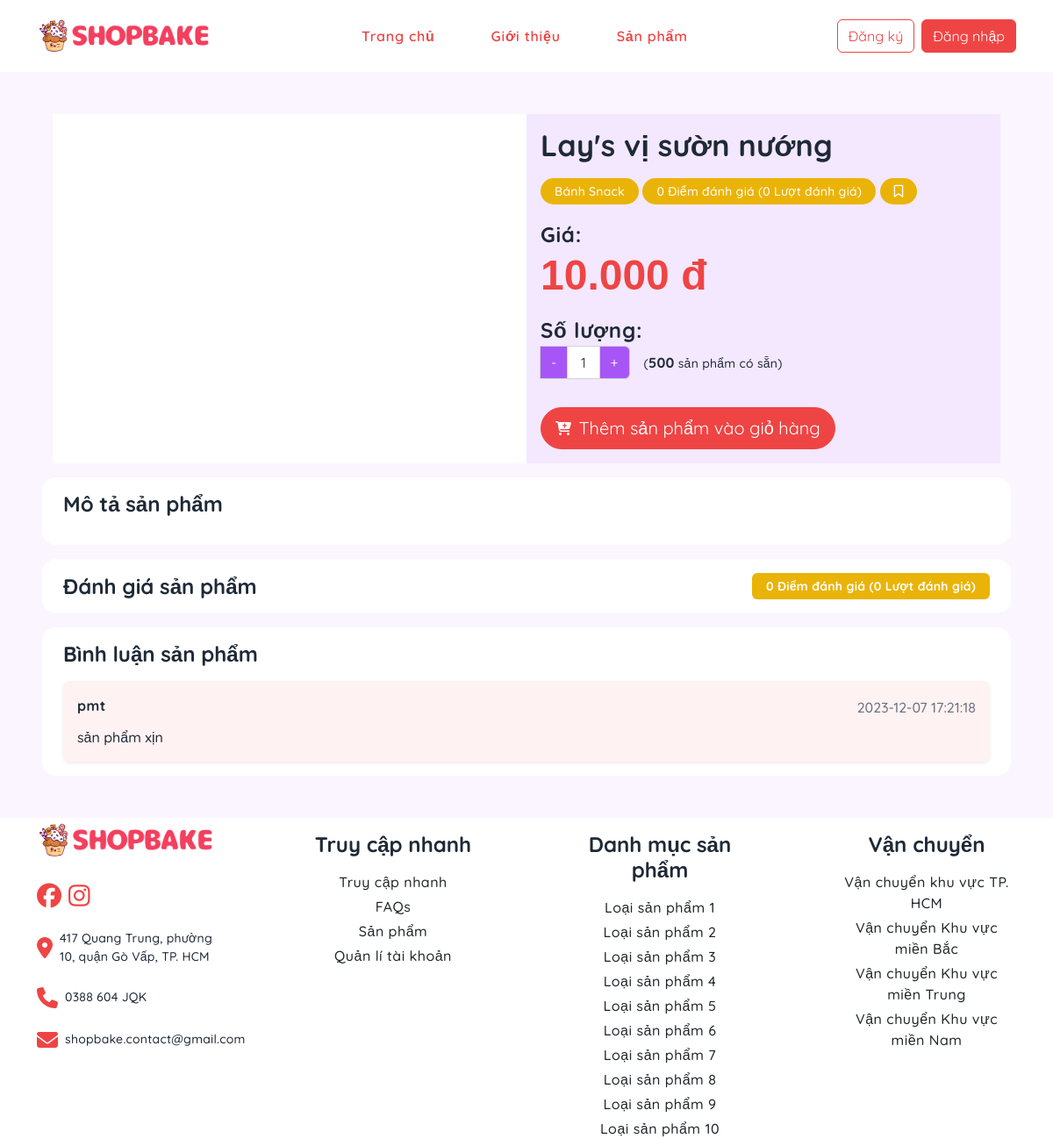
Page /product/details/31 on the committed database.
### tables this page shows
CREATE TABLE `products` (
  `prod_id` int(11) NOT NULL AUTO_INCREMENT,
  `prod_name` varchar(255) NOT NULL,
  `prod_desc` text DEFAULT NULL,
  `prod_price` int(11) NOT NULL,
  `category_id` int(11) NOT NULL,
  `views` int(11) DEFAULT 0,
  `best_sell` enum('0','1') DEFAULT '0',
  `img_path` text NOT NULL,
  `is_delete` enum('0','1') DEFAULT '0',
  PRIMARY KEY (`prod_id`),
  KEY `fk_cat_idx` (`category_id`),
  CONSTRAINT `fk_cat` FOREIGN KEY (`category_id`) REFERENCES `categories` (`category_id`)
);

CREATE TABLE `categories` (
  `category_id` int(11) NOT NULL AUTO_INCREMENT,
  `category_name` varchar(100) NOT NULL,
  `category_desc` text DEFAULT NULL,
  PRIMARY KEY (`category_id`)
);

CREATE TABLE `product_stocks` (
  `prod_id` int(11) NOT NULL,
  `quantity` int(11) NOT NULL,
  `last_update` timestamp NULL DEFAULT current_timestamp(),
  PRIMARY KEY (`prod_id`),
  CONSTRAINT `fk_prod` FOREIGN KEY (`prod_id`) REFERENCES `products` (`prod_id`)
);

CREATE TABLE `product_comments` (
  `comment_id` int(11) NOT NULL AUTO_INCREMENT,
  `prod_id` int(11) NOT NULL,
  `user_id` int(11) NOT NULL,
  `comment_text` text DEFAULT NULL,
  `comment_time` timestamp NOT NULL DEFAULT current_timestamp(),
  PRIMARY KEY (`comment_id`),
  KEY `fk_prod_cmt_idx` (`prod_id`),
  KEY `fk_user_cmt_idx` (`user_id`),
  CONSTRAINT `fk_prod_cmt` FOREIGN KEY (`prod_id`) REFERENCES `products` (`prod_id`),
  CONSTRAINT `fk_user_cmt` FOREIGN KEY (`user_id`) REFERENCES `users` (`user_id`)
);

CREATE TABLE `users` (
  `user_id` int(11) NOT NULL AUTO_INCREMENT,
  `email` varchar(255) NOT NULL,
  `username` varchar(50) NOT NULL,
  `fullname` varchar(255) NOT NULL,
  `password` varchar(255) NOT NULL,
  `role` enum('member','admin') NOT NULL DEFAULT 'member',
  `regis_date` timestamp NULL DEFAULT current_timestamp(),
  `is_active` enum('active','disable','delete') NOT NULL DEFAULT 'active',
  `address` varchar(255) DEFAULT NULL,
  PRIMARY KEY (`user_id`),
  UNIQUE KEY `users_pk` (`username`),
  UNIQUE KEY `users_pk2` (`email`)
);

### app/controllers/BaseController.php (called while the page is built, shortened)
<?php
class BaseController
{
    protected function view($viewPath, array $params = [])
    {
        $newViewPath = self::VIEW_FOLDER . "/" . str_replace('.', '/', $viewPath) . '.php';
        require $newViewPath;
    }
}
?>

### app/core/Database.php (called while the page is built)
<?php
class Database {
    private $host = DB_HOST;
    private $db_name = DB_NAME;
    private $username = DB_USER;
    private $password = DB_PASS;
    public function getConnection() {
        $conn = null;
        try {
            $conn = new PDO("mysql:host={$this->host};dbname={$this->db_name};charset=utf8mb4", $this->username, $this->password);
            $conn->setAttribute(PDO::ATTR_ERRMODE, PDO::ERRMODE_EXCEPTION);
        } catch (PDOException $e) {
            echo "Connection error: " . $e->getMessage();
        }
        return $conn;
    }
}

### app/models/BaseModel.php (called while the page is built, shortened)
<?php
class BaseModel extends Database
{
    protected $conn;
    public function __construct()
    {
        $this->conn = $this->getConnection();
    }
    public function getAll($table, $limit = null, $arraySelect = ['*'], $conditions = [], $order = null, $likeConditions = [])
    {
        $result = $this->_query($table, $arraySelect, $conditions, $limit, $order, $likeConditions);
        return $result;
    }
    public function getOne($table, $conditions = [], $arraySelect = ['*'])
    {
        $rs = $this->_queryOne($table, $arraySelect, $conditions);
        return $rs;
    }
    public function getTwoTable($table1, $table2, $joinColumn, $table1Select = [], $table2Select = [], $conditions = [], $limit = null, $order = null)
    {
        return $this->_queryWithJoin($table1, $table2, $joinColumn, $table1Select, $table2Select, $conditions, $limit, $order);
    }
    private function _query($table, $arraySelect = ['*'], $conditions = [], $limit = null, $order = null, $likeConditions = [])
    {
        try {
            $column = implode(', ', $arraySelect);
            $sql = "SELECT $column FROM $table";
            if (!empty($conditions)) {
                $sql .= " WHERE ";
                $conditionsArray = [];
                foreach ($conditions as $column => $value) {
                    $conditionsArray[] = "$column = :$column";
                }
                $sql .= implode(' AND ', $conditionsArray);
            }
            $stmt = $this->conn->prepare($sql);
            if (!empty($conditions)) {
                foreach ($conditions as $column => $value) {
                    $stmt->bindValue(":$column", $value);
                }
            }
            $stmt->execute();
            return $stmt->fetchAll(PDO::FETCH_ASSOC);
        } catch (PDOException $e) {
            return false;
        }
    }
    private function _queryOne($table, $arraySelect = ['*'], $conditions = [])
    {
        try {
            $column = implode(', ', $arraySelect);
            $sql = "SELECT $column FROM $table";
            if (!empty($conditions)) {
                $sql .= " WHERE ";
                $conditionsArray = [];
                foreach ($conditions as $column => $value) {
                    $conditionsArray[] = "$column = :$column";
                }
                $sql .= implode(' AND ', $conditionsArray);
            }
            $stmt = $this->conn->prepare($sql);
            if (!empty($conditions)) {
                foreach ($conditions as $column => $value) {
                    $stmt->bindValue(":$column", $value);
                }
            }
            $stmt->execute();
            if ($stmt->rowCount() > 0) {
                return $stmt->fetch(PDO::FETCH_ASSOC);
            } else {
                return [];
            }
        } catch (PDOException $e) {
            echo "Error: " . $e->getMessage();
            return false;
        }
    }
    private function _queryWithJoin($table1, $table2, $joinColumn, $table1Select = [], $table2Select = [], $conditions = [], $limit = null, $order = null)
    {
        try {
            $columns1 = $table1 . '.' . implode(", $table1.", $table1Select);
            $columns2 = $table2 . '.' . implode(", $table2.", $table2Select);
            $sql = "SELECT $columns1, $columns2 FROM $table1
                    JOIN $table2 ON $table1.$joinColumn = $table2.$joinColumn";
            if (!empty($conditions)) {
                $sql .= " WHERE ";
                $conditionsArray = [];
                foreach ($conditions as $column => $value) {
                    $conditionsArray[] = "$table1.$column = :$column";
                }
                $sql .= implode(' AND ', $conditionsArray);
            }
            if ($order !== null) {
                $sql .= " ORDER BY ";
                foreach ($order as $key => $value) {
                    $sql .= " $table1.$key $value,";
                }
                $sql = substr($sql, 0, strlen($sql) - 1);
            }
            if ($limit !== null) {
                $sql .= " LIMIT $limit";
            }
            $stmt = $this->conn->prepare($sql);
            if (!empty($conditions)) {
                foreach ($conditions as $column => $value) {
                    $stmt->bindValue(":$column", $value);
                }
            }
            $stmt->execute();
            return $stmt->fetchAll(PDO::FETCH_ASSOC);
        } catch (PDOException $e) {
            echo "Error: " . $e->getMessage();
            return [];
        }
    }
}
?>

### app/models/ProductModel.php (called while the page is built, shortened)
<?php
class ProductModel extends BaseModel
{
    public function getProductDetails($id)
    {
        $productData = $this->getTwoTable(table1: self::PROD_TABLE, table2: self::CATEGORIES_TABLE,
            joinColumn: "category_id",
            table1Select: [
                "prod_id",
                "prod_name",
                "prod_desc",
                "prod_price",
                "category_id",
                "img_path"
            ], table2Select: [
                "category_name"
            ], conditions: [
                "prod_id" => $id,
            ]);
        return $productData;
    }
    public function getProductStock($productId)
    {
        $prodStock = $this->getOne(table: self::PROD_STOCK_TABLE, conditions: [
            "prod_id" => $productId,
        ]);
        return $prodStock["quantity"];
    }
    public function getComments($id)
    {
        $productComment = $this->getTwoTable(table1: self::PROD_CMT_TABLE, table2: self::USER_TABLE,
            joinColumn: "user_id", table1Select: [
                "comment_id",
                "comment_text",
                "comment_time"
            ],
            table2Select: ["username", "email"], conditions: [
                "prod_id" => $id,
            ], limit: 10, order: ["comment_time" => "desc"]);
        return $productComment;
    }
}

### app/models/RateModel.php (called while the page is built, shortened)
<?php
class RateModel extends BaseModel
{
    public function getRateScore($productId) {
        $listRate = $this->getAll(table: self::RATES_TABLE,conditions: [
            "prod_id" => $productId,
        ]);
        if (empty($listRate)) {
            return [
                "score" => 0,
                "count" => 0,
            ];
        }
        $score = 0;
        $count = 0;
        return [
            "score" => $score/$count,
            "count" => $count,
        ];
    }
}

### app/views/product/viewDefault.php (the view, shortened to what this page needs)
<main class="container-fluid d-flex flex-column justify-content-center align-items-center gap-3 p-5">
    <div class="container-lg row row-cols-xl-2 row-cols-lg-1 round-16">
        <div class="bg-white d-flex justify-content-center align-items-center p-5">
        </div>
        <div class="p-3 d-flex flex-column gap-3" style="background-color: var(--purple-100)">
            <div class="product-header d-flex flex-column gap-2">
                <h2 class="heading-2"><?php echo $productData["prod_name"] ?></h2>
                <div>
                    <a href="#" class="text-decoration-none badge rounded-pill px-3 py-2 bg-secondary"><p
                                class="color-white m-0 text-small"><?php echo $productData["category_name"] ?></p></a>
                    <a href="<?php echo BASEPATH . "/product/details/" . $productData["prod_id"] . "?view=rate" ?>"
                       class="text-decoration-none badge rounded-pill px-3 py-2 bg-secondary"><p
                                class="color-white m-0 text-small"><?php echo "$rateScore[score] Điểm đánh giá ($rateScore[count] Lượt đánh giá)" ?></p>
                    </a>
                    <a href="#" class="text-decoration-none badge rounded-pill px-3 py-2 bg-secondary"><i
                                class="text-small color-white fa-regular fa-bookmark"></i></a>
                </div>
            </div>
            <div class="d-flex flex-column">
                <p class="text-super-large text-bold m-0">Giá:</p>
                <h1 class="heading-1 text-helvetica color-primary m-0"><?php echo number_format($productData["prod_price"], thousands_separator: ".", decimal_separator: ",") ?>
                    đ</h1>
            </div>
            <div class="d-flex flex-column">
                <p class="text-super-large text-bold m-0">Số lượng:</p>
                <div class="d-flex align-items-center gap-3">
                    <div class="w-1-5 input-group">
                        <button id="minusButton" class="input-group-text bg-third color-white">-</button>
                        <input id="quantityInput" type="text" class="text-center form-control" value="1">
                        <button id="addButton" class="input-group-text bg-third color-white">+</button>
                    </div>
                    <p id="productStock" data-value="<?php echo $productStock ?>" class="m-0 text-small">
                        (<strong><?php echo $productStock ?></strong> sản phẩm có sẵn)</p>
                </div>
            </div>
            <div class="pt-3">
                <button id="submitButton"
                        class="btn btn-primary btn-lg rounded-pill d-flex gap-2 align-items-center" <?php echo $productStock == 0 ? "disabled" : "" ?>>
                    <i class="color-white text-normal fa-solid fa-cart-plus"></i>
                    Thêm sản phẩm vào giỏ hàng
                </button>
            </div>
        </div>
    </div>
    <div class="container-lg d-flex flex-column gap-3 px-4 py-3 bg-white round-16">
        <h3 class="heading-3 m-0">Mô tả sản phẩm</h3>
    </div>
    <div class="container-lg bg-white d-flex flex-column gap-3 px-4 py-3 round-16">
        <div class="w-full d-flex justify-content-between align-items-center">
            <h3 class="heading-3 m-0">Đánh giá sản phẩm</h3>
            <a href="<?php echo BASEPATH . "/product/details/" . $productData["prod_id"] . "?view=rate" ?>  "
               class="m-0 text-small text-decoration-none badge bg-secondary  px-3 py-2 "><?php echo "$rateScore[score] Điểm đánh giá ($rateScore[count] Lượt đánh giá)" ?></a>
        </div>
    </div>
    <div class="container-lg bg-white d-flex flex-column gap-3 px-4 py-3 round-16">
        <div class="w-full d-flex justify-content-between align-items-center">
            <h3 class="heading-3 m-0">Bình luận sản phẩm</h3>
        </div>
        <?php
        foreach ($listComments as $comment) {
            echo "<div id='cmtId=$comment[comment_id]' class='d-flex flex-start shadow-sm round-8 p-3' style='background: var(--rose-50)'>
            <div class='w-full d-flex flex-column gap-2'>
                <div class='d-flex justify-content-between align-items-center'>
                    <div class='d-flex align-items-center gap-2'>
                        <p class=' text-normal fw-bold mb-1'>$comment[username]</p>
                    </div>
                    <div class=''>
                        <p class='m-0' style='color: var(--text-dark-500)'>
                            $comment[comment_time]
                        </p>
                    </div>
                </div>
                <p class='m-0'>$comment[comment_text]</p>
            </div>
        </div>
            ";
        }
        ?>
    </div>
</main>

### public/css/style.css (style rules this page uses)
:root { --text-dark-500: #6b7280; --text-dark-base: #1f2937; --text-dark-950: #030712; --text-light-base: #fff; --primary-color: var(--rose-500); --secondary-color: var(--yellow-500); --third-color: var(--purple-500); --gray-500: #6b7280; --gray-800: #1f2937; --gray-950: #030712; --rose-50: #fef2f2; --rose-100: #fee2e2; --rose-200: #fecaca; --rose-300: #fca5a5; --rose-400: #f87171; --rose-500: #ef4444; --rose-600: #dc2626; --rose-700: #b91c1c; --rose-800: #991b1b; --rose-900: #7f1d1d; --rose-950: #450a0a; --yellow-50: #fefce8; --yellow-100: #fef9c3; --yellow-200: #fef08a; --yellow-300: #fde047; --yellow-400: #facc15; --yellow-500: #eab308; --yellow-600: #ca8a04; --yellow-700: #a16207; --yellow-800: #854d0e; --yellow-900: #713f12; --yellow-950: #422006; --purple-50: #faf5ff; --purple-100: #f3e8ff; --purple-200: #e9d5ff; --purple-300: #d8b4fe; --purple-400: #c084fc; --purple-500: #a855f7; --purple-600: #9333ea; --purple-700: #7e22ce; --purple-800: #6b21a8; --purple-900: #581c87; --purple-950: #3b0764; --success: #65a30d; --fail: #dc2626; --wait: #eab308; --quicksand-font: 'Quicksand', sans-serif; --helvetica-font: 'Helvetica', sans-serif; }
* { font-family: var(--quicksand-font); margin: 0; padding: 0; box-sizing: border-box; font-weight: 500; font-size: 16px; color: var(--text-dark-base); }
.bg-white { background: #fff; }
.bg-secondary { background-color: var(--secondary-color) !important; }
.bg-third { background-color: var(--third-color) !important; }
.color-primary { color: var(--primary-color) !important; }
.color-white { color: #fff !important; }
.round-8 { border-radius: .5rem !important; }
.round-16 { border-radius: 1rem !important; }
.w-1-5 { width: 20% !important; }
.w-full { width: 100%; }
.text-helvetica { font-family: var(--helvetica-font); }
h1, h2, h3, h4, h5, h6, .heading-1, .heading-2, .heading-3, .heading-4, .heading-5, .heading-6 { font-weight: bold; }
h1, .heading-1 { font-size: 3rem; }
h2, .heading-2 { font-size: 2.125rem; letter-spacing: 0.25px; }
h3, .heading-3 { font-size: 1.5rem; }
.text-normal { font-size: 1rem; letter-spacing: 0.5px; }
.text-super-large { font-size: 1.5rem; letter-spacing: 0.75px; }
.text-small { font-size: 0.875rem; letter-spacing: 0.25px; }
.text-bold { font-weight: bold; }

### public/css/home.css (style rules this page uses)
main { background: var(--purple-50); }

### rows in the picture
products: prod_name "Lay's vị sườn nướng", category.category_name "Bánh Snack", prod_price "10.000"
product_stocks: quantity "500"
product_comments: user.username "pmt", comment_time "2023-12-07 17:21:18", comment_text "sản phẩm xịn"

### other values in the picture
$rateScore[score] "0"
$rateScore[count] "0"
